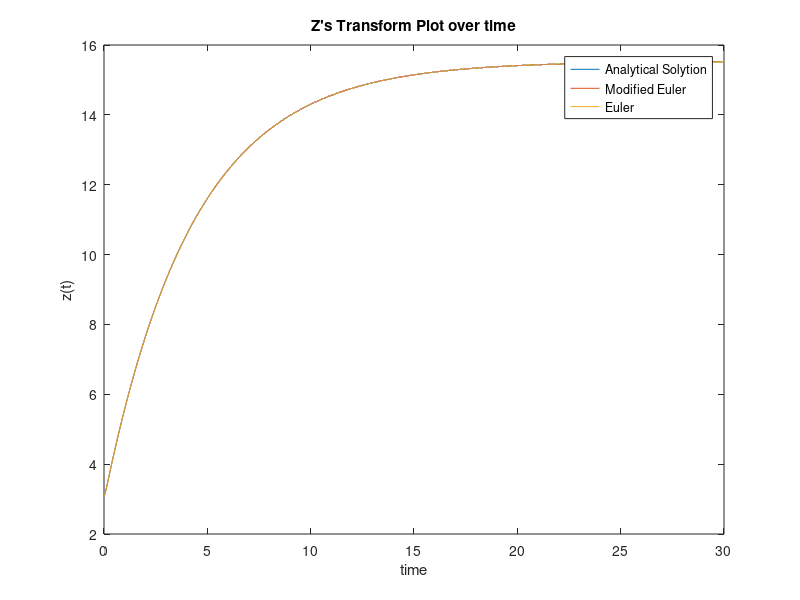

MATLAB code to generate this figure:
%------------------------Exersice 2(D)------------------------------------------
%--calculates the actual solution and approaches the differintial equation 
%--with Euler's and Modified Euler's methods
%--with the initial values of exercise 1c
%----uncomment line 106 to create errors plot(may take a while)
%-------------------------------------------------------------------------------
clear; clc; close('all');

function [r1,r2] = findRoots(a,b,c)
    delta = (b^2)-(4*a*c);
    r1 = (-b+sqrt(delta))/2;
    r2 = (-b-sqrt(delta))/2;
endfunction

function printSomeValues(actual_z,z_Euler,Z_ModEuler)
  fprintf('\ti   Actual      Euler      ModifiedEuler\n')
  t=(0:0.001:30);
  for i=1:100:length(z_Euler)-1
    fprintf('%10d%+10.4f %+10.4f %+10.4f\n', i-1,actual_z(t)(i), z_Euler(i), Z_ModEuler(i));
  end
  
endfunction

function [t,z] = Euler(x0,k0,t_start,h,t_end,fun)
  
  t = (t_start:h:t_end); 
  z = zeros(size(t));
  z(1) = x0;
  k(1) = k0;

  for i = 1:1:length(t) - 1
      z(i + 1) = z(i) + h * k(i);
      k(i+1) = k(i) + h*fun(z(i),k(i));
      %fprintf('%10d%+10.4f%+10.2f%+15.2f\n', i, z(i + 1), t(i + 1), fun(z(i + 1),k(i+1)));
  end
endfunction 


function findMethodsError(actual,euler,modEuler,t)
  fprintf('\t i   eulerError     modEulerError    actual\n');
  for i=1:1:length(t)-1;
    
    euler_error(i+1) = actual(t)(i+1)-euler(i+1);
    mod_euler_error(i+1) = actual(t)(i+1)-modEuler(i+1);
    fprintf('%10d%+10.4f%+10.4f%+15.4f\n', i-1, euler_error(i+1), mod_euler_error(i+1),actual(t)(i));
  end
  figure('name','Error Plot');
  plot(t,euler_error,t,mod_euler_error)
  xlabel ('time')
  ylabel('error')
  legend('Euler','ModEuler')
  print -djpeg errors_plot_overtime.jpg
  title("Error's plot over time")
endfunction
 
function [tt,zz] = ModifiedEuler(x0,k0,t_start,h,t_end,fun,input)
    tt = (t_start:h:t_end);

    zz = zeros(size(tt));
    kk = zeros(size(tt));
    zz(1) = x0;
    kk(1) = k0;
    for j = 1:1:length(tt) - 1
      zz(j + 1) = zz(j) + h * kk(j);
      kk(j+1) = kk(j) + h*fun(zz(j)+h/2,kk(j)+(h/2)*fun(zz(j),kk(j)));
     % fprintf('%10d%+10.4f%+10.2f%+15.2f\n', j, zz(j+1), tt(j + 1), fun(zz(j)+h/2,kk(j)+(h/2)*fun(zz(j),kk(j))));
    end

endfunction
%----------initial values-------------------------------
am=3106;
Kpz=5;
Kdz=15+(am/1000);
z0 =am/1000;
k0 = 0;
Zdes = am/200;
Cz = 3+(am/5000);
M=1;
g=9.81;
t_start = 0;
t_end = 30;
h=0.001;
%------------differencial equation------------------------
f = @(z,k) -(Kdz+Cz)*k - Kpz*z+Kpz*Zdes;

%------------solving characteristic equation--------------
[r1,r2] = findRoots(1,(Kdz+Cz),Kpz);

%------solving 2x2 system to find the general solution-----
A = [1 1;r1 r2];
b = [z0-Zdes;0];
x = inv(A)*b;
c1=x(1);
c2=x(2);
%----------------general solution--------------------------
general_solution = @(t) 15.53 + c1*(e.^(r1*t)) + c2*(e.^(r2*t));

t = 0:0.001:30 ;
[euler_t,euler_z] = Euler(z0,k0,t_start,h,t_end,f);
[modEuler_t,modEuler_z] = ModifiedEuler(z0,k0,t_start,h,t_end,f);

printSomeValues(general_solution,euler_z,modEuler_z)

%-----uncomment to generate error's plot (this may take a while)----------------

%findMethodsError(general_solution,euler_z,modEuler_z,t)



%--------------------plotting----------------------------
figure('name','Solution Plot');
plot(t,general_solution(t),modEuler_t,modEuler_z,euler_t,euler_z)
xlabel('time')
ylabel('z(t)')
title("Z's Transform Plot over time")
legend('Analytical Solytion','Modified Euler','Euler')
%print -djpeg final_plot.jpeg




